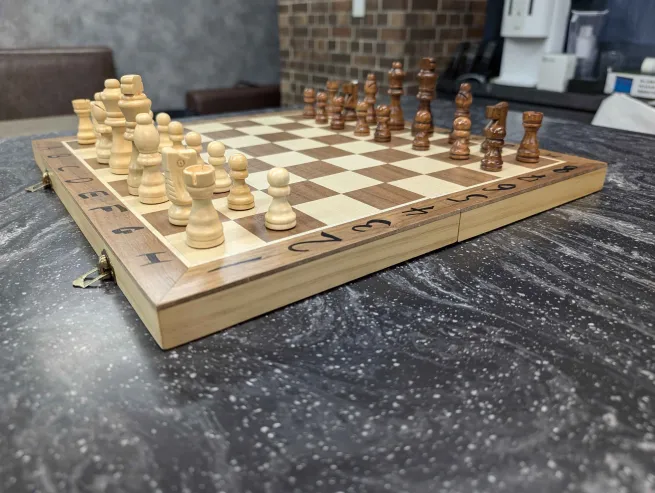
#> input picture future_points/chess/site_1.png, 655 x 493 px
$ python chess_diff.py
#> lines starting #> are read from the running program, lines starting #| are printed output that depends on the picture
import cv2
import numpy as np
import datetime

moto = cv2.imread('chess/site_1.png')
#> moto is the input picture: shape (493, 655, 3); mean B, G, R 104, 111.5, 117.3
hikaku = cv2.imread('chess/site_2.png')
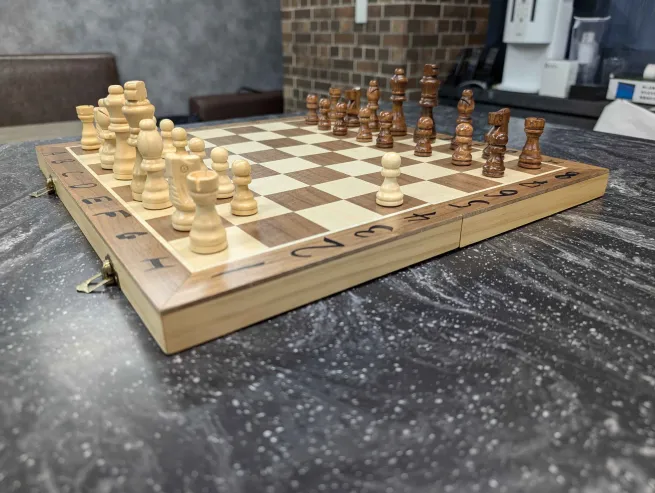
#> input picture future_points/chess/site_2.png, 655 x 493 px
#> hikaku is the input picture: shape (493, 655, 3); mean B, G, R 104.6, 113, 119

#画像サイズ（縦、横）の取り込み
h_1, w_1, _=moto.shape
#> h_1 = 493; w_1 = 655
h_2, w_2, _=hikaku.shape
#> h_2 = 493; w_2 = 655

#縦、横サイズ、それぞれ小さい方を見つける
if h_1>h_2:
    h_min=h_2
else:
    h_min=h_1
#> h_min = 493
if w_1>w_2:
    w_min=w_2
else:
    w_min=w_1
#> w_min = 655

#同じサイズにトリミング
moto=moto[0:h_min, 0:w_min]
hikaku=hikaku[0:h_min, 0:w_min]

#特徴量抽出アルゴリズム ORB (Oriented FAST and Rotated BRIEF)
detector = cv2.ORB_create()

#画像のぼかしを追加
moto = cv2.GaussianBlur(moto, (5,5),0)
hikaku = cv2.GaussianBlur(hikaku, (5, 5), 0)

#それぞれの画像の特徴点と特徴量
moto_kp, moto_desc = detector.detectAndCompute(moto, None)
#> moto_kp = 500 keypoints; strongest (x, y, size): (161, 114, 53.6), (107, 81, 44.6), (160, 114, 64.3), (162, 114, 77.1)
hikaku_kp, hikaku_desc = detector.detectAndCompute(hikaku, None)
#> hikaku_kp = 500 keypoints; strongest (x, y, size): (164, 119, 53.6), (500, 85, 77.1), (164, 120, 44.6), (111, 86, 53.6)

#マッチングの準備
matcher = cv2.BFMatcher(cv2.NORM_HAMMING, crossCheck=True)
#マッチング
matches = matcher.match(moto_desc, hikaku_desc)
#> matches = 355 matches

#画像同士の対応する座標リストの作成
coordinate_moto=[]
coordinate_hikaku=[]

#良いマッチングのものだけ抜き出す
for i in range(len(matches)):
    if matches[i].distance<20:
        coordinate_moto.append([moto_kp[matches[i].queryIdx].pt[0],moto_kp[matches[i].queryIdx].pt[1]])
        coordinate_hikaku.append([hikaku_kp[matches[i].trainIdx].pt[0],hikaku_kp[matches[i].trainIdx].pt[1]])
#> after the loop, coordinate_hikaku = 165 pairs, first value 48 to 611, second value 44.4 to 439.2; coordinate_moto = 165 pairs, first value 44.4 to 609, second value 38.4 to 434.9

#numpyアレイに変更
coordinate_moto=np.float32(coordinate_moto)
coordinate_hikaku=np.float32(coordinate_hikaku)

#グレー画像の輝度の差で違いを見つけるため、グレーに変換
moto_gray=cv2.cvtColor(moto, cv2.COLOR_BGR2GRAY)
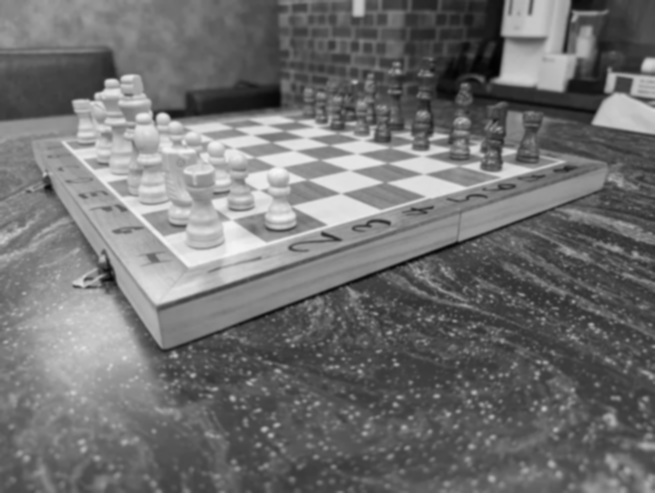
#> moto_gray: shape (493, 655); min 2, max 247, mean 112.3
hikaku_gray=cv2.cvtColor(hikaku, cv2.COLOR_BGR2GRAY)
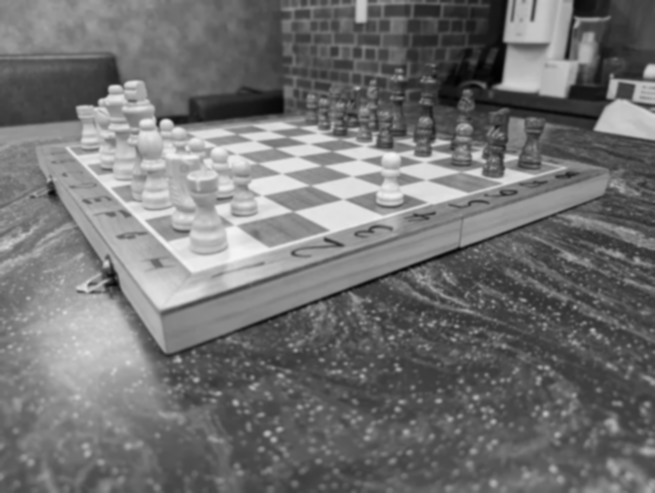
#> hikaku_gray: shape (493, 655); min 2, max 244, mean 113.8

#マッチングした座標で変換行列を作成
matrix, _ =cv2.findHomography(coordinate_hikaku, coordinate_moto, cv2.RANSAC)
#> matrix = [[1.01, -0.000599, -4.64], [0.000463, 1.01, -6.61], [8.22e-06, -3.3e-06, 1]]
#比較画像を元画像に合わせるための射影変換
hikaku = cv2.warpPerspective(hikaku, matrix, (w_min, h_min))
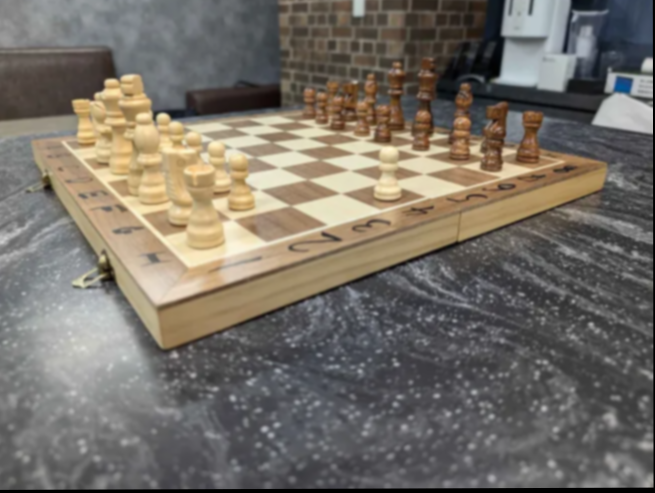
#> hikaku: shape (493, 655, 3); mean B, G, R 103.4, 111.9, 117.9


#ここで重ね合わせ画像も作っておく
moto_and_hikaku=cv2.addWeighted(src1=moto, alpha=0.5, src2=hikaku, beta=0.5, gamma=0)

#調整用パラメータ
th_value=3  #輝度の差のしきい値
kernel_value=3  #ノイズを消すピクセルサイズ

# [19 lines of commented-out code are left out]
cv2.imshow('img_result', hikaku)
cv2.waitKey()
cv2.destroyAllWindows()

#結果を保存
# タイムスタンプを取得
timestamp = datetime.datetime.now().strftime("%Y%m%d_%H%M%S")

# 画像の保存
output_filename = f'output/chess_site_diff_{timestamp}.png'
#> (the run stopped early here; a loop or call above may not have finished)
